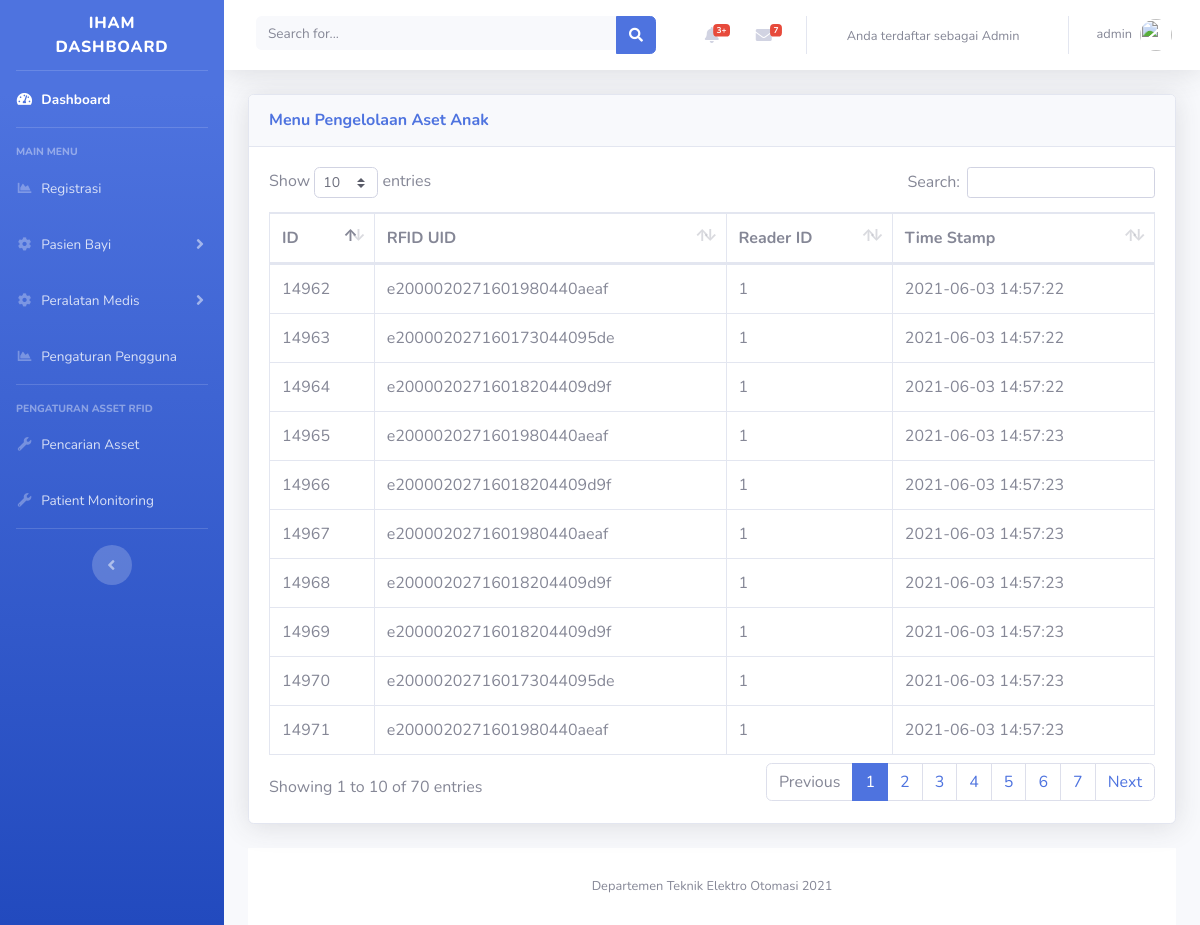
/admin/baca-tag.php (signed in), run on the app's committed database.
### tables this page shows
CREATE TABLE `tb_reader_scan` (
  `id` int(100) NOT NULL,
  `rfid_uid` varchar(100) NOT NULL,
  `reader_id` varchar(2) NOT NULL,
  `timestamp` timestamp NOT NULL DEFAULT current_timestamp() ON UPDATE current_timestamp()
);

### admin/baca-tag.php (the view, shortened to what this page needs)
<?php
include('includes/header.php');
include('includes/navbar.php');
include('database/dbconfig.php')
?>
<div class="container-fluid">
<div class="card shadow mb-4">
  <div class="card-header py-3">
    <h6 class="m-0 font-weight-bold text-primary">Menu Pengelolaan Aset Anak
    </h6>
  </div>
<div class="card-body">
    <div class="table-responsive">
    <?php
    $query = "SELECT * FROM tb_reader_scan";
    $query_run = mysqli_query($connection, $query);
    ?>
      <table class="table table-bordered" id="tabelasetbayi" width="100%" cellspacing="0">
        <thead>
          <tr>
          <th>ID </th>
            <th>RFID UID</th>
            <th>Reader ID</th>
            <th>Time Stamp</th>
          </tr>
        </thead>
        <tbody>
        <?php
        if(mysqli_num_rows($query_run) > 0 )
        {
          while($row = mysqli_fetch_assoc($query_run))
          {
            ?>
          <tr>
          <td><?php echo $row['id']; ?></td>
            <td><?php echo $row['rfid_uid']; ?></td>
            <td><?php echo $row['reader_id']; ?></td>
            <td><?php echo $row['timestamp']; ?></td>
            </div>
          <?php
          }
        }
        else {
          echo "Data tidak ditemukan";
        }
        ?>
<?php
include('includes/scripts.php');
include('includes/footer.php');
?>

### data on the page
tb_reader_scan: id "14962", rfid_uid "e2000020271601980440aeaf", reader "1", timestamp "2021-06-03 14:57:22"
tb_reader_scan: id "14963", rfid_uid "e200002027160173044095de", reader "1", timestamp "2021-06-03 14:57:22"
tb_reader_scan: id "14964", rfid_uid "e20000202716018204409d9f", reader "1", timestamp "2021-06-03 14:57:22"
tb_reader_scan: id "14965", rfid_uid "e2000020271601980440aeaf", reader "1", timestamp "2021-06-03 14:57:23"
tb_reader_scan: id "14966", rfid_uid "e20000202716018204409d9f", reader "1", timestamp "2021-06-03 14:57:23"
tb_reader_scan: id "14967", rfid_uid "e2000020271601980440aeaf", reader "1", timestamp "2021-06-03 14:57:23"
tb_reader_scan: id "14968", rfid_uid "e20000202716018204409d9f", reader "1", timestamp "2021-06-03 14:57:23"
tb_reader_scan: id "14969", rfid_uid "e20000202716018204409d9f", reader "1", timestamp "2021-06-03 14:57:23"
tb_reader_scan: id "14970", rfid_uid "e200002027160173044095de", reader "1", timestamp "2021-06-03 14:57:23"
tb_reader_scan: id "14971", rfid_uid "e2000020271601980440aeaf", reader "1", timestamp "2021-06-03 14:57:23"

### other printed values
$_SESSION['usertype'] "Admin"
$_SESSION['username'] "admin"
